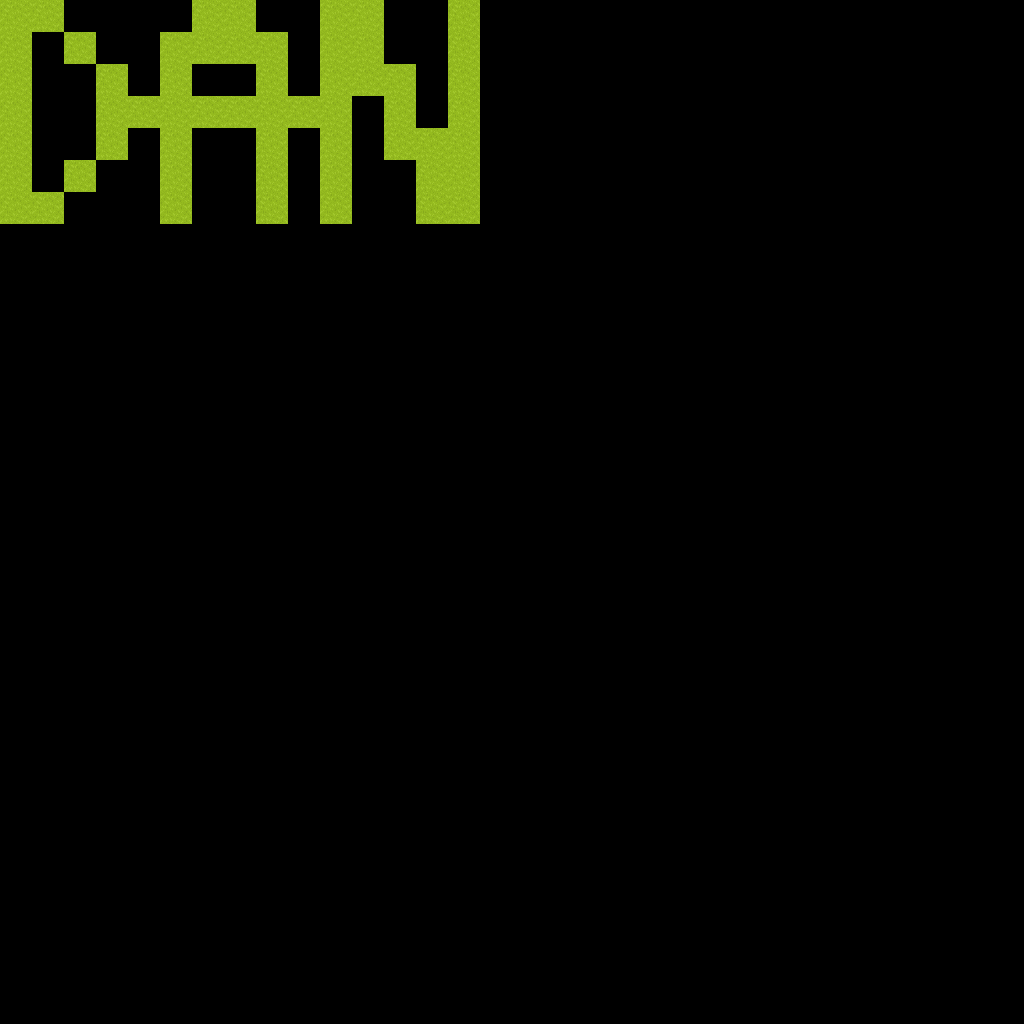

Tiled map render using the project's own tile images. Description and the whole map definition, tile-layer contents included, below:
An orthogonal 32x32 tile map with 32x32 px tiles, 1 tile layer (Tile Layer 1) and 1 object.

<map version="1.2" tiledversion="2020.03.18" orientation="orthogonal" renderorder="right-down" width="32" height="32" tilewidth="32" tileheight="32" infinite="0" nextlayerid="3" nextobjectid="2">
 <tileset firstgid="1" name="tileset" tilewidth="32" tileheight="32" tilecount="2128" columns="16">
  <image source="tileset.png" width="512" height="4256" />
 </tileset>
 <layer id="1" name="Tile Layer 1" width="32" height="32">
  <data encoding="csv">
1,1,0,0,0,0,1,1,0,0,1,1,0,0,1,0,0,0,0,0,0,0,0,0,0,0,0,0,0,0,0,0,
1,0,1,0,0,1,1,1,1,0,1,1,0,0,1,0,0,0,0,0,0,0,0,0,0,0,0,0,0,0,0,0,
1,0,0,1,0,1,0,0,1,0,1,1,1,0,1,0,0,0,0,0,0,0,0,0,0,0,0,0,0,0,0,0,
1,0,0,1,1,1,1,1,1,1,1,0,1,0,1,0,0,0,0,0,0,0,0,0,0,0,0,0,0,0,0,0,
1,0,0,1,0,1,0,0,1,0,1,0,1,1,1,0,0,0,0,0,0,0,0,0,0,0,0,0,0,0,0,0,
1,0,1,0,0,1,0,0,1,0,1,0,0,1,1,0,0,0,0,0,0,0,0,0,0,0,0,0,0,0,0,0,
1,1,0,0,0,1,0,0,1,0,1,0,0,1,1,0,0,0,0,0,0,0,0,0,0,0,0,0,0,0,0,0,
0,0,0,0,0,0,0,0,0,0,0,0,0,0,0,0,0,0,0,0,0,0,0,0,0,0,0,0,0,0,0,0,
0,0,0,0,0,0,0,0,0,0,0,0,0,0,0,0,0,0,0,0,0,0,0,0,0,0,0,0,0,0,0,0,
0,0,0,0,0,0,0,0,0,0,0,0,0,0,0,0,0,0,0,0,0,0,0,0,0,0,0,0,0,0,0,0,
0,0,0,0,0,0,0,0,0,0,0,0,0,0,0,0,0,0,0,0,0,0,0,0,0,0,0,0,0,0,0,0,
0,0,0,0,0,0,0,0,0,0,0,0,0,0,0,0,0,0,0,0,0,0,0,0,0,0,0,0,0,0,0,0,
0,0,0,0,0,0,0,0,0,0,0,0,0,0,0,0,0,0,0,0,0,0,0,0,0,0,0,0,0,0,0,0,
0,0,0,0,0,0,0,0,0,0,0,0,0,0,0,0,0,0,0,0,0,0,0,0,0,0,0,0,0,0,0,0,
0,0,0,0,0,0,0,0,0,0,0,0,0,0,0,0,0,0,0,0,0,0,0,0,0,0,0,0,0,0,0,0,
0,0,0,0,0,0,0,0,0,0,0,0,0,0,0,0,0,0,0,0,0,0,0,0,0,0,0,0,0,0,0,0,
0,0,0,0,0,0,0,0,0,0,0,0,0,0,0,0,0,0,0,0,0,0,0,0,0,0,0,0,0,0,0,0,
0,0,0,0,0,0,0,0,0,0,0,0,0,0,0,0,0,0,0,0,0,0,0,0,0,0,0,0,0,0,0,0,
0,0,0,0,0,0,0,0,0,0,0,0,0,0,0,0,0,0,0,0,0,0,0,0,0,0,0,0,0,0,0,0,
0,0,0,0,0,0,0,0,0,0,0,0,0,0,0,0,0,0,0,0,0,0,0,0,0,0,0,0,0,0,0,0,
0,0,0,0,0,0,0,0,0,0,0,0,0,0,0,0,0,0,0,0,0,0,0,0,0,0,0,0,0,0,0,0,
0,0,0,0,0,0,0,0,0,0,0,0,0,0,0,0,0,0,0,0,0,0,0,0,0,0,0,0,0,0,0,0,
0,0,0,0,0,0,0,0,0,0,0,0,0,0,0,0,0,0,0,0,0,0,0,0,0,0,0,0,0,0,0,0,
0,0,0,0,0,0,0,0,0,0,0,0,0,0,0,0,0,0,0,0,0,0,0,0,0,0,0,0,0,0,0,0,
0,0,0,0,0,0,0,0,0,0,0,0,0,0,0,0,0,0,0,0,0,0,0,0,0,0,0,0,0,0,0,0,
0,0,0,0,0,0,0,0,0,0,0,0,0,0,0,0,0,0,0,0,0,0,0,0,0,0,0,0,0,0,0,0,
0,0,0,0,0,0,0,0,0,0,0,0,0,0,0,0,0,0,0,0,0,0,0,0,0,0,0,0,0,0,0,0,
0,0,0,0,0,0,0,0,0,0,0,0,0,0,0,0,0,0,0,0,0,0,0,0,0,0,0,0,0,0,0,0,
0,0,0,0,0,0,0,0,0,0,0,0,0,0,0,0,0,0,0,0,0,0,0,0,0,0,0,0,0,0,0,0,
0,0,0,0,0,0,0,0,0,0,0,0,0,0,0,0,0,0,0,0,0,0,0,0,0,0,0,0,0,0,0,0,
0,0,0,0,0,0,0,0,0,0,0,0,0,0,0,0,0,0,0,0,0,0,0,0,0,0,0,0,0,0,0,0,
0,0,0,0,0,0,0,0,0,0,0,0,0,0,0,0,0,0,0,0,0,0,0,0,0,0,0,0,0,0,0,0
</data>
 </layer>
 <objectgroup id="2" name="Object Layer 1">
  <object id="1" gid="130" x="451.375" y="211.25" width="32" height="32" />
 </objectgroup>
</map>
